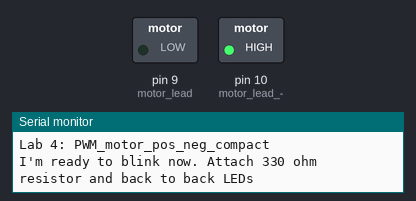
A sketch run on a simulated Arduino Uno, built with avr-gcc and run on an emulated ATmega328P. On the bench: switched loads named in the sketch (green lamp = pin HIGH), the last lines printed to the serial monitor.

Above: at 0.1 s.
At 6.92 s:
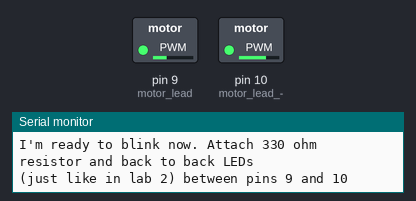
At 34.21 s:
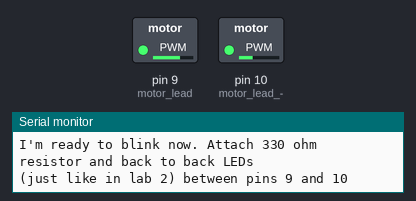
Timing chart, 0 to 40.0 s (numbered marks = the images above):
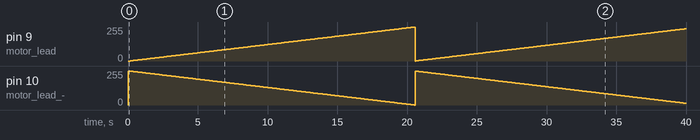

The sketch:

Lab4Sec0.3.ino
```cpp
// Lab4 PWM_motor_pos_neg_compact.ino
// Written By: C. Hochgraf
// Date: Feb 2017

  unsigned long fadeValue=0;
//***********************************************************************************
void setup()
{
  pinMode(9,OUTPUT);  // motor lead +
  pinMode(10,OUTPUT);  // motor lead -
  Serial.begin(9600);
  Serial.println(F("Lab 4: PWM_motor_pos_neg_compact"));
  TCCR1A=0xB3; // configure registers for Timer 1 Mode 7 fast PWM 10bit, clock scale=8x
  TCCR1B=0x0A; // configure registers for Timer 1 Mode 7 fast PWM 10bit, clock scale=8x
  Serial.println();
  Serial.println("I'm ready to blink now. Attach 330 ohm resistor and back to back LEDs");
  Serial.println("(just like in lab 2) between pins 9 and 10");
}
//***********************************************************************************
void loop()
{ delay(20);
  fadeValue++;
  OCR1A=fadeValue; // load PWM compare register (OCR1A) with new PWM value (fadeValue)
  OCR1B=fadeValue;
  if (fadeValue>=1023) fadeValue=0; // PWM counts up to 10 bit value (1023)
} // Arduino loop()
```
